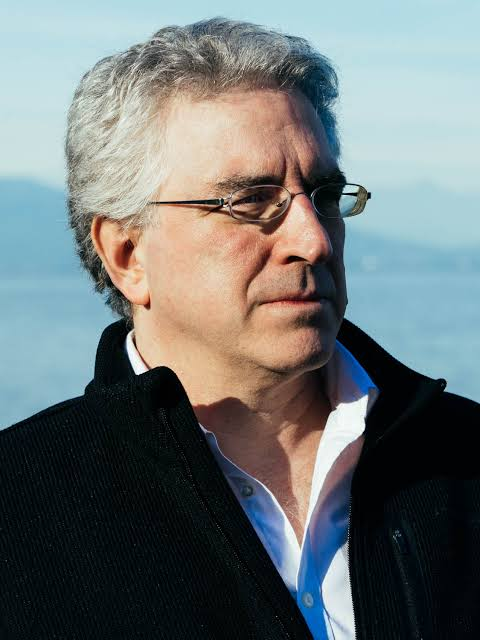
#> input picture shorts/senyum-suharto/assets/raw/roosa_kacamata.jpg, 480 x 640 px, given in place of photo.jpg, which was not available
$ python export_assets.py out.png
#> lines starting #> are read from the running program, lines starting #| are printed output that depends on the picture
# Final asset export for the Remotion scene: clean panels, smoothed depth, person cutout (+ bulge map), metadata.
# Run from the work dir that holds photo.jpg, mask_final.png, p{1,2,3}_clean.png, p{1,2,3}_depth.png.
import json, sys, numpy as np, cv2
from PIL import Image
out = sys.argv[1]
im = np.array(Image.open('photo.jpg').convert('RGB'))
#> im is the input picture: shape (640, 480, 3); mean R, G, B 109.9, 117, 117.3
H, W = im.shape[:2]
#> H = 640; W = 480
panels = [(0, 496), (496, 1042), (1042, 1500)]
for i, (a, b) in enumerate(panels, 1):
    Image.open(f'p{i}_clean.png').convert('RGB').save(f'{out}/p{i}.jpg', quality=93)
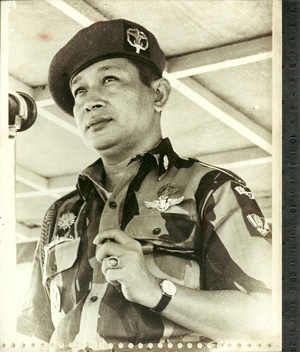
#> input picture shorts/senyum-suharto/assets/raw/suharto_baret.jpg, 300 x 352 px, given in place of p1_clean.png, which was not available
    d = np.array(Image.open(f'p{i}_depth.png').convert('L')).astype(np.float32)
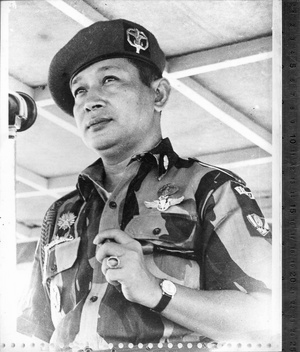
#> d: shape (352, 300) float32; min 5, max 254, mean 165.4
    d = cv2.GaussianBlur(d, (0, 0), 6)
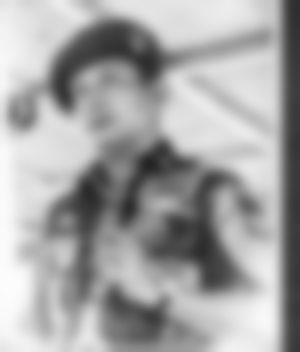
#> d: shape (352, 300) float32; min 35.65, max 252.6, mean 165.4
    Image.fromarray(np.clip(d, 0, 255).astype(np.uint8)).save(f'{out}/p{i}_depth.png')
#> (the run stopped early here; a loop or call above may not have finished)
